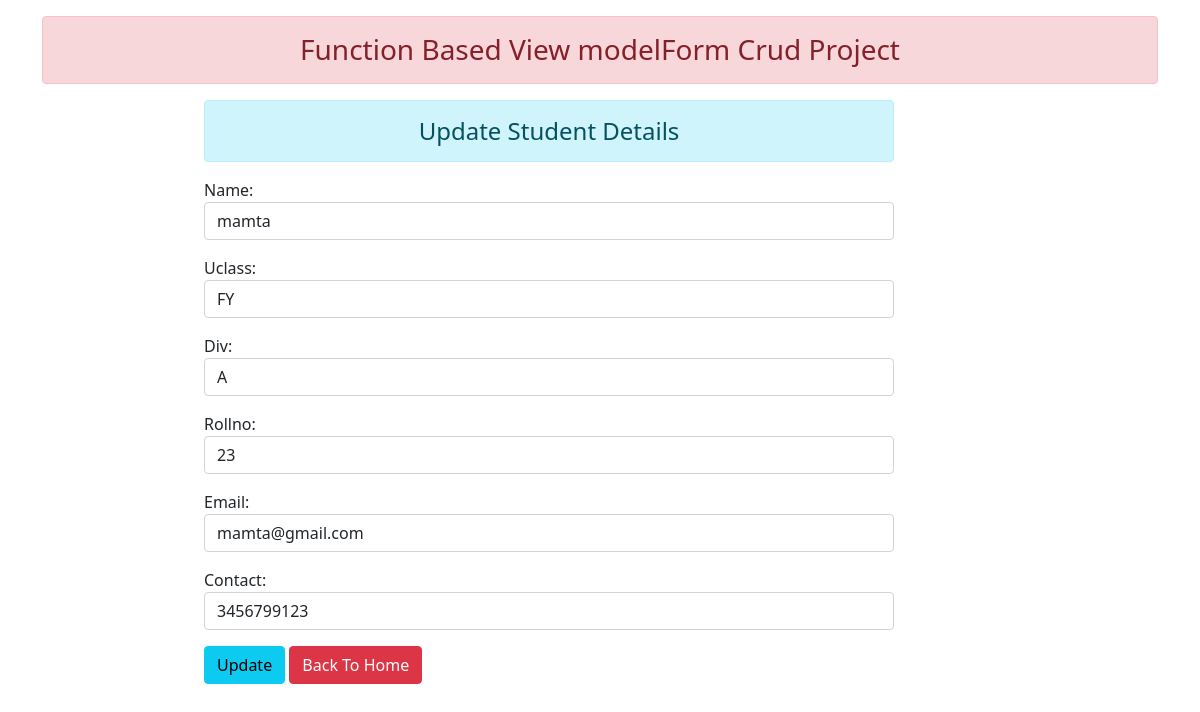
/1/, run on the app's committed database.
### enroll/models.py (models this page shows)
class User(models.Model):
    name = models.CharField(max_length=50)
    uclass = models.CharField(max_length=50)
    div = models.CharField(max_length=50)
    rollno = models.CharField(max_length=50)
    email = models.EmailField(max_length=100)
    contact = models.CharField(max_length=50)

### enroll/views.py (the view)
# urls.py: path('<int:id>/', views.update , name = 'update')
def update(request, id):
    if request.method == "POST":
        pi = User.objects.get(pk=id)
        fm =Student(request.POST, instance=pi)
        if fm.is_valid():
            fm.save()
    else:
        pi = User.objects.get(pk=id)
        fm = Student(instance=pi)
    return render(request,'update.html',{'form':fm})

### enroll/forms.py
class Student(forms.ModelForm):
    class Meta:
        model = User
        fields =['name', 'uclass','div','rollno','email','contact']
        widgets = {
            'name': forms.TextInput(attrs={'class':'form-control'}),
            'uclass': forms.TextInput(attrs={'class': 'form-control'}),
            'div': forms.TextInput(attrs={'class': 'form-control'}),
            'rollno': forms.TextInput(attrs={'class': 'form-control'}),
            'email': forms.EmailInput(attrs={'class': 'form-control'}),
            'contact': forms.TextInput(attrs={'class': 'form-control'}),
        }

### templates/update.html (shortened to what this page needs)
{% extends 'base.html'%}
{% load static %}
{% block content %}
<div class="row">
    <div class="col-sm-7 offset-2" >
        <h4 class="text-center alert alert-info">Update Student Details</h4>
        <form action="" method="post">
            {{form.as_p}}
            <input type="submit" value="Update" class="btn btn-info">
            <a href="{% url 'add_show'%}" class="btn btn-danger">Back To Home</a>
        </form>
    </div>
</div>
{% endblock %}

### data on the page
User: name "mamta", uclass "FY", div "A", rollno "23", email "mamta@gmail.com", contact "3456799123"
